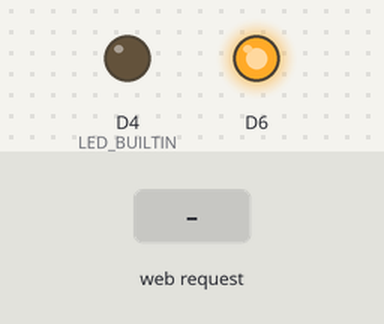
The sketch below on a simulated ESP8266 (NodeMCU). Parts: output pins drawn as LEDs (lit = HIGH, except the on-board LED, lit = LOW). The inputs (shaded band) are chosen by the test bench. The local clock reads 2024-03-15 10:24:30 at power-on unless the sketch sets it; what the sketch prints to the serial monitor is not drawn.

Above: at 1.2 s.
1.3 s: HTTP request GET /on received
At 2.0 s:
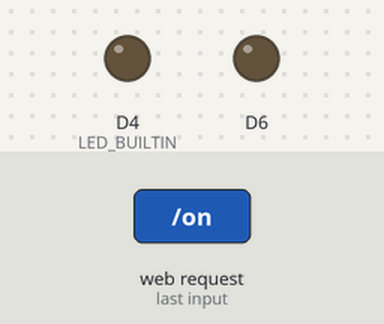
2.9 s: HTTP request GET /off received
At 3.5 s:
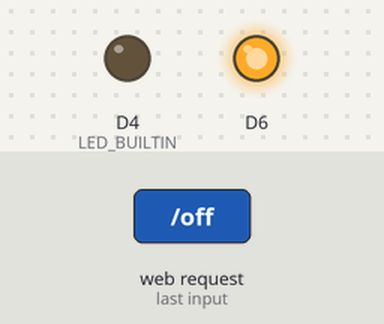
Timing chart, 0 to 5.9 s (numbered marks = the images above; inputs shaded):
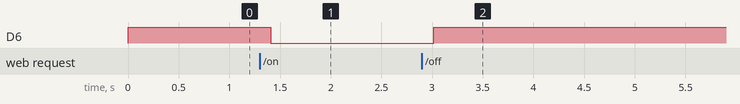

Measured:
- after the input at 1.3 s, D6: HIGH → LOW after 0.11 s
- after the input at 2.9 s, D6: LOW → HIGH after 0.12 s

The sketch:

SimpleTimer.ino
```cpp
#include <RTClib.h>
#include <ESP8266WiFi.h>
#include <ESP8266WebServer.h>
#include <Wire.h>


struct switchTime {
  int dow;
  int shour;
  int smin;
  int duration;
};

typedef switchTime SwitchTime;

ESP8266WebServer server(80);
RTC_DS1307 rtc;
DateTime now;
bool lineState = false;
bool switchState = false;
bool testMode = false;

SwitchTime timings[20];

void setup() {
  timings[0].dow = 0;
  timings[0].shour = 13;
  timings[0].smin = 00;
  timings[0].duration = 20;

  timings[1].dow = 1;
  timings[1].shour = 13;
  timings[1].smin = 0;
  timings[1].duration = 20;

  timings[2].dow = 2;
  timings[2].shour = 13;
  timings[2].smin = 0;
  timings[2].duration = 20;

  timings[3].dow = 3;
  timings[3].shour = 13;
  timings[3].smin = 0;
  timings[3].duration = 20;

  timings[4].dow = 4;
  timings[4].shour = 13;
  timings[4].smin = 0;
  timings[4].duration = 20;

  timings[5].dow = 5;
  timings[5].shour = 13;
  timings[5].smin = 0;
  timings[5].duration = 20;

  timings[6].dow = 6;
  timings[6].shour = 13;
  timings[6].smin = 0;
  timings[6].duration = 20;

//TEST SLOT
  timings[6].dow = 6;
  timings[6].shour = 14;
  timings[6].smin = 40;
  timings[6].duration = 20;

  pinMode(LED_BUILTIN, OUTPUT);
  pinMode(D6, OUTPUT);
  digitalWrite(LED_BUILTIN, HIGH);
  digitalWrite(D6, HIGH);

  Serial.begin(115200);
  WiFi.softAP("GWATERONE", "wind"); //begin WiFi access point
  server.on("/", handleRoot);
  server.on("/on", handleOn);
  server.on("/off", handleOff);

  server.begin();
  Wire.begin(D2,D1);
  if (! rtc.begin()) {
    Serial.println("Couldn't find RTC");
    while (1);
  }
  else {
    Serial.println("RTC OK!!");
  }
  //rtc.adjust(DateTime(2018,5,12,14,33,0));
}

void handleOn() {
  testMode=true;
  server.send(200, "text/plain", "Water start");
}

void handleOff() {
  testMode = false;
  server.send(200, "text/plain", "Water stop");
}


void handleRoot() {
  now = rtc.now();
  int h = now.hour();
  int m = now.minute();
  char message[1024];
  char strBuffer[50];


  Serial.println(h);
  Serial.println(m);

  sprintf(message, " Zeit auf System: %0.2d:%0.2d  Tag: %0.2d\n\n",h,m, now.dayOfTheWeek());

  for (int i=0; i<20; i++) {
    sprintf (strBuffer, "    Slot: %0.2d Tag; %0.2d Zeit: %.02d:%0.2d Dauer: %0.2d min.\n", i, timings[i].dow, timings[i].shour, timings[i].smin, timings[i].duration);
    strcat (message, strBuffer);
  }

  server.send(200, "text/plain", message);

  //digitalWrite(LED_BUILTIN, HIGH);
}

bool timeToWater() {
  now = rtc.now();

  long sec = now.secondstime();

  lineState = false;
  for (int i=0; i<20; i++){
    DateTime switchTiming = DateTime(now.year(), now.month(), now.day(), timings[i].shour, timings[i].smin, 0);
    long y = switchTiming.secondstime();

    if (y<sec && y+(timings[i].duration*60) > sec && now.dayOfTheWeek() == timings[i].dow) {
      lineState=true;
    }
  }
  if (lineState) {
    digitalWrite(LED_BUILTIN,LOW);
  }
  else {
    digitalWrite(LED_BUILTIN,HIGH);
  }
  return lineState;
}

void switchOnDevice() {
  if (!switchState) {
    digitalWrite(D6, LOW);
    switchState=true;
  }
}

void switchOffDevice() {
  if (switchState) {
    digitalWrite(D6, HIGH);
    switchState = false;
  }
}

void loop() {
//  now = rtc.now();
//  long sec = now.secondstime();
//  DateTime switchTiming = DateTime(now.year(), now.month(), now.day(), 12, 53,0);
//  long y = switchTiming.secondstime();

  server.handleClient();
  if (timeToWater() || testMode){
    switchOnDevice();
  }
  else {
    switchOffDevice();
  }
  delay(200);
}
```
